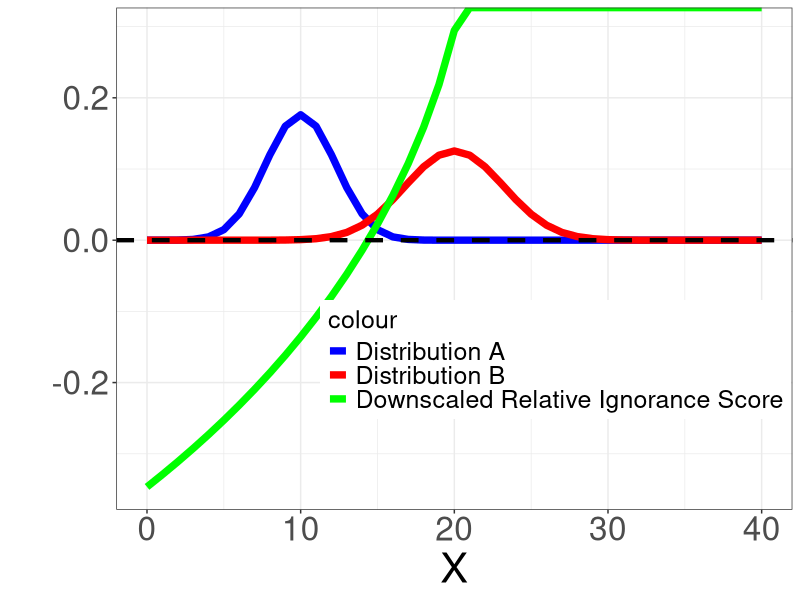

Generate this figure with R:
# Define the parameters for the binomial distribution (n and p for A)
n_A <- 20
p_A <- 0.5

# Define the parameters for the binomial distribution (n and p for B)
n_B <- 40
p_B <- 0.5

# Define a range of x values
x_values <- seq(0, n_B, length = n_B + 1)

# Calculate the probabilities using the binomial distribution formula for A
probabilities_A <- dbinom(x_values, size = n_A, prob = p_A)

# Calculate the probabilities using the binomial distribution formula for B
probabilities_B <- dbinom(x_values, size = n_B, prob = p_B)

# Calculate the relative ignorance scores by subtracting -log(p(x)) for B from -log(p(x)) for A
relative_ignorance_scores <- -log(probabilities_A) - (-log(probabilities_B))

# Downscale the relative ignorance scores by a factor of 40 for visualization
downscaled_relative_ignorance_scores <- relative_ignorance_scores / 40

# Create data frames for plotting
data_A <- data.frame(x = x_values, PDF_A = probabilities_A)
data_B <- data.frame(x = x_values, PDF_B = probabilities_B)
data_downscaled_relative <- data.frame(x = x_values, downscaled_relative_ignorance_score = downscaled_relative_ignorance_scores)

# Load required libraries
library(ggplot2)

# Create the plot using ggplot2
plot <- ggplot() +
  geom_line(data = data_A, aes(x = x, y = PDF_A, color = "Distribution A"), size = 2.5) +
  geom_line(data = data_B, aes(x = x, y = PDF_B, color = "Distribution B"), size = 2.5) +
  geom_line(data = data_downscaled_relative, aes(x = x, y = downscaled_relative_ignorance_score, color = "Downscaled Relative Ignorance Score"), size = 2.5) +
  labs(x = "X", y = "") +
  scale_color_manual(values = c("Distribution A" = "blue", "Distribution B" = "red", "Downscaled Relative Ignorance Score" = "green"),
                     labels = c("Distribution A", "Distribution B", "Downscaled Relative Ignorance Score")) +
  theme_bw() +
  geom_hline(aes(yintercept=0),linetype="dashed",color="black",size=1.5)+
  theme(legend.position = c(0.65, 0.3), 
        legend.box = "horizontal",
        legend.title = element_text(size = 18),
        legend.text = element_text(size = 18),
        legend.key.size = unit(1, "lines"))+
  theme(axis.title.x = element_text(size = 30))+
  theme(axis.title.y = element_text(size = 30))+
  theme(axis.text.x = element_text(size = 24))+
  theme(axis.text.y = element_text(size = 24))


# Display the plot
print(plot)
